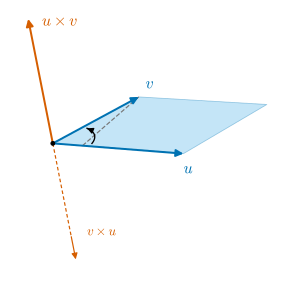

Write Python code to recreate this figure.
"""그림 1.6.2: R^3의 외적 (1.6절, 정리 1.6.16).

u = (1.1, 0, 0.15), v = (0.25, 0.9, 0.1)이 만드는 평행사변형(하늘색)과 외적 u × v(주홍, 실제 길이).
|u × v|는 평행사변형의 넓이와 같고, (u, v, u × v)는 오른손 기저다(u에서 v로 도는 방향을 오른손 네 손가락으로
감으면 엄지가 u × v를 가리킨다). 아래쪽 점선은 v × u = -(u × v), 회색 점선은 v에서 u까지의 높이.

실행: 프로젝트 루트에서 ``PYTHONPATH=tools python3 chapters/01-linear-algebra/figures/fig-1-6-2-cross-product.py``
"""

import dgfig

dgfig.setup()

import matplotlib.pyplot as plt
import numpy as np
from mpl_toolkits.mplot3d.art3d import Poly3DCollection

C = dgfig.COLORS

u = np.array([1.1, 0.0, 0.15])
v = np.array([0.25, 0.9, 0.1])
n = np.cross(u, v)

# 자기검사 (정리 1.6.16)
assert np.allclose(n, [-0.135, -0.0725, 0.99])
assert abs(n @ u) < 1e-12 and abs(n @ v) < 1e-12
assert np.isclose(n @ n, (u @ u) * (v @ v) - (u @ v) ** 2)
assert np.linalg.det(np.column_stack([u, v, n])) > 0
foot = (v @ u) / (u @ u) * u                     # v를 u 위로 내린 수선의 발
assert np.isclose(np.linalg.norm(u) * np.linalg.norm(v - foot), np.linalg.norm(n))

fig = plt.figure(figsize=(4.4, 3.8))
ax = dgfig.axes3d(fig, elev=24, azim=-62)

# 평행사변형과 높이
P = np.array([[0, 0, 0], u, u + v, v])
ax.add_collection3d(Poly3DCollection([P], facecolor=C["region"], alpha=0.35, edgecolor=C["tangent"],
                                     linewidth=0.6, zorder=2))
ax.plot(*np.array([v, foot]).T, color=C["aux"], lw=0.9, ls="--", zorder=4)

# u에서 v로 도는 원호 (평행사변형 평면 안)
uh = u / np.linalg.norm(u)
wh = v - (v @ uh) * uh
wh /= np.linalg.norm(wh)
ang = np.arccos(uh @ (v / np.linalg.norm(v)))
ts = np.linspace(0.15, ang - 0.15, 40)
arc = 0.32 * (np.outer(np.cos(ts), uh) + np.outer(np.sin(ts), wh))
ax.plot(*arc.T, color=C["main"], lw=1.0, zorder=6)
dgfig.arrow3d(ax, arc[-2], arc[-1] - arc[-2], role="main", lw=1.0, head=9, zorder=6)

# 벡터
dgfig.arrow3d(ax, (0, 0, 0), u, role="tangent", label=r"$u$", label_offset=(0.02, -0.12, -0.06), zorder=10)
dgfig.arrow3d(ax, (0, 0, 0), v, role="tangent", label=r"$v$", label_offset=(-0.02, 0.1, 0.04), zorder=10)
dgfig.arrow3d(ax, (0, 0, 0), n, role="normal", label=r"$u \times v$", label_offset=(0.28, 0.0, -0.05), zorder=11)
ax.plot(*np.array([[0, 0, 0], -0.8 * n]).T, color=C["normal"], lw=0.9, ls=(0, (3, 2)), zorder=3)
dgfig.arrow3d(ax, -0.8 * n, -0.2 * n, role="normal", lw=0.9, head=9, zorder=3)
ax.text(*(-0.75 * n + np.array([0.15, 0.0, 0.0])), r"$v \times u$", color=C["normal"], fontsize=10)
dgfig.point3d(ax, (0, 0, 0), size=8)

dgfig.equal_aspect(ax, np.array([[0, 0, 0], u, v, u + v, 1.08 * n, -1.12 * n]), zoom=1.35)
dgfig.save(fig, __file__)
